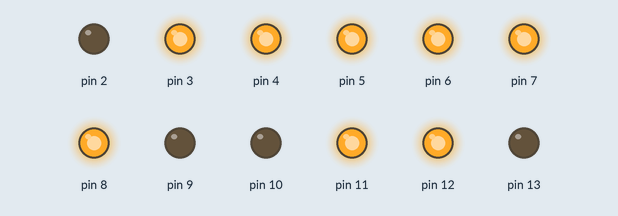
Recording of a sketch running on a simulated Arduino Uno, built with avr-gcc and run on an emulated ATmega328P. On the bench: output pins drawn as LEDs (lit = HIGH).

Above: at 0.1 s.
Timing chart, 0 to 1.6 s (numbered marks = the images above):
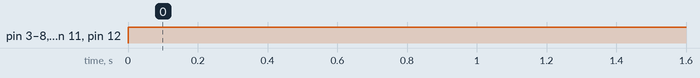

The sketch:

test-07_7-segment_4.ino
```cpp
void setup() {
  pinMode(2,OUTPUT);
  pinMode(3,OUTPUT);
  pinMode(4,OUTPUT);
  pinMode(5,OUTPUT);
  pinMode(6,OUTPUT);
  pinMode(7,OUTPUT);
  pinMode(8,OUTPUT);
  pinMode(9,OUTPUT);
  pinMode(10,OUTPUT);
  pinMode(11,OUTPUT);
  pinMode(12,OUTPUT);
  pinMode(13,OUTPUT);


}

void loop() {

  digitalWrite(3,1);
  digitalWrite(4,1);
  digitalWrite(5,1);
  digitalWrite(6,1);
  digitalWrite(7,1);
  digitalWrite(8,1);
  digitalWrite(11,1);
  digitalWrite(12,1);

  digitalWrite(2,0);
  digitalWrite(9,0);
  digitalWrite(10,0);
  digitalWrite(13,0);

}
```

Measured:
- by itself, pin 3–8, pin 11, pin 12: LOW → HIGH at 0.00 s
